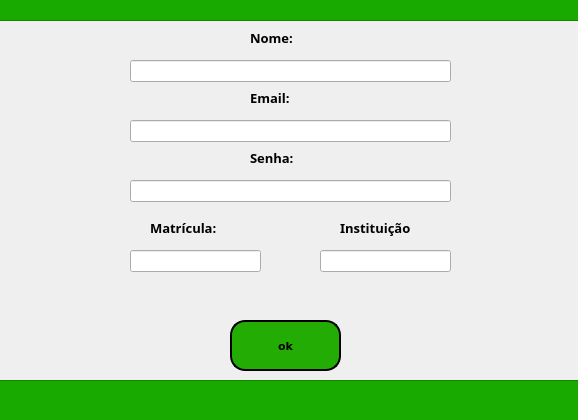
<?xml version="1.0" encoding="UTF-8"?>
<ui version="4.0">
 <class>Dialog</class>
 <widget class="QDialog" name="Dialog">
  <property name="geometry">
   <rect>
    <x>0</x>
    <y>0</y>
    <width>578</width>
    <height>420</height>
   </rect>
  </property>
  <property name="windowTitle">
   <string>Dialog</string>
  </property>
  <widget class="QFrame" name="robloxdecalsinha">
   <property name="geometry">
    <rect>
     <x>-10</x>
     <y>-30</y>
     <width>611</width>
     <height>451</height>
    </rect>
   </property>
   <property name="frameShape">
    <enum>QFrame::StyledPanel</enum>
   </property>
   <property name="frameShadow">
    <enum>QFrame::Raised</enum>
   </property>
   <widget class="QPushButton" name="admOk">
    <property name="geometry">
     <rect>
      <x>240</x>
      <y>350</y>
      <width>111</width>
      <height>51</height>
     </rect>
    </property>
    <property name="font">
     <font>
      <family>Verdana</family>
      <pointsize>8</pointsize>
      <weight>75</weight>
      <bold>true</bold>
     </font>
    </property>
    <property name="styleSheet">
     <string notr="true">background-color: rgb(35, 173, 4);
border-radius: 15px;
 border: 2px solid black;</string>
    </property>
    <property name="text">
     <string>ok</string>
    </property>
   </widget>
   <widget class="QLineEdit" name="linematricula">
    <property name="geometry">
     <rect>
      <x>140</x>
      <y>280</y>
      <width>131</width>
      <height>22</height>
     </rect>
    </property>
   </widget>
   <widget class="QLineEdit" name="lineSenha">
    <property name="geometry">
     <rect>
      <x>140</x>
      <y>210</y>
      <width>321</width>
      <height>22</height>
     </rect>
    </property>
   </widget>
   <widget class="QLineEdit" name="lineEmail">
    <property name="geometry">
     <rect>
      <x>140</x>
      <y>150</y>
      <width>321</width>
      <height>22</height>
     </rect>
    </property>
   </widget>
   <widget class="QLineEdit" name="lineNome">
    <property name="geometry">
     <rect>
      <x>140</x>
      <y>90</y>
      <width>321</width>
      <height>22</height>
     </rect>
    </property>
   </widget>
   <widget class="QLabel" name="nomeAdm">
    <property name="geometry">
     <rect>
      <x>260</x>
      <y>60</y>
      <width>55</width>
      <height>16</height>
     </rect>
    </property>
    <property name="font">
     <font>
      <family>Segoe UI Black</family>
      <pointsize>10</pointsize>
      <weight>75</weight>
      <bold>true</bold>
     </font>
    </property>
    <property name="text">
     <string>Nome:</string>
    </property>
   </widget>
   <widget class="QLabel" name="emailAdm">
    <property name="geometry">
     <rect>
      <x>260</x>
      <y>120</y>
      <width>55</width>
      <height>16</height>
     </rect>
    </property>
    <property name="font">
     <font>
      <family>Segoe UI Black</family>
      <pointsize>10</pointsize>
      <weight>75</weight>
      <bold>true</bold>
     </font>
    </property>
    <property name="text">
     <string>Email:</string>
    </property>
   </widget>
   <widget class="QLabel" name="senhaAdm">
    <property name="geometry">
     <rect>
      <x>260</x>
      <y>180</y>
      <width>55</width>
      <height>16</height>
     </rect>
    </property>
    <property name="font">
     <font>
      <family>Segoe UI Black</family>
      <pointsize>10</pointsize>
      <weight>75</weight>
      <bold>true</bold>
     </font>
    </property>
    <property name="text">
     <string>Senha:</string>
    </property>
   </widget>
   <widget class="QLabel" name="matricAdm">
    <property name="geometry">
     <rect>
      <x>160</x>
      <y>250</y>
      <width>91</width>
      <height>16</height>
     </rect>
    </property>
    <property name="font">
     <font>
      <family>Segoe UI Black</family>
      <pointsize>10</pointsize>
      <weight>75</weight>
      <bold>true</bold>
     </font>
    </property>
    <property name="text">
     <string>Matrícula:</string>
    </property>
   </widget>
   <widget class="QLineEdit" name="lineInstituicao">
    <property name="geometry">
     <rect>
      <x>330</x>
      <y>280</y>
      <width>131</width>
      <height>22</height>
     </rect>
    </property>
   </widget>
   <widget class="QLabel" name="labelInst">
    <property name="geometry">
     <rect>
      <x>350</x>
      <y>250</y>
      <width>101</width>
      <height>16</height>
     </rect>
    </property>
    <property name="font">
     <font>
      <family>Segoe UI Black</family>
      <pointsize>10</pointsize>
      <weight>75</weight>
      <bold>true</bold>
     </font>
    </property>
    <property name="text">
     <string>Instituição</string>
    </property>
   </widget>
   <widget class="QFrame" name="verdeBaixo">
    <property name="geometry">
     <rect>
      <x>0</x>
      <y>0</y>
      <width>771</width>
      <height>51</height>
     </rect>
    </property>
    <property name="styleSheet">
     <string notr="true">background-color: rgb(25, 170, 0);</string>
    </property>
    <property name="frameShape">
     <enum>QFrame::StyledPanel</enum>
    </property>
    <property name="frameShadow">
     <enum>QFrame::Raised</enum>
    </property>
   </widget>
   <widget class="QFrame" name="verdeBaixo_2">
    <property name="geometry">
     <rect>
      <x>0</x>
      <y>410</y>
      <width>771</width>
      <height>51</height>
     </rect>
    </property>
    <property name="styleSheet">
     <string notr="true">background-color: rgb(25, 170, 0);</string>
    </property>
    <property name="frameShape">
     <enum>QFrame::StyledPanel</enum>
    </property>
    <property name="frameShadow">
     <enum>QFrame::Raised</enum>
    </property>
   </widget>
  </widget>
 </widget>
 <resources/>
 <connections/>
</ui>
